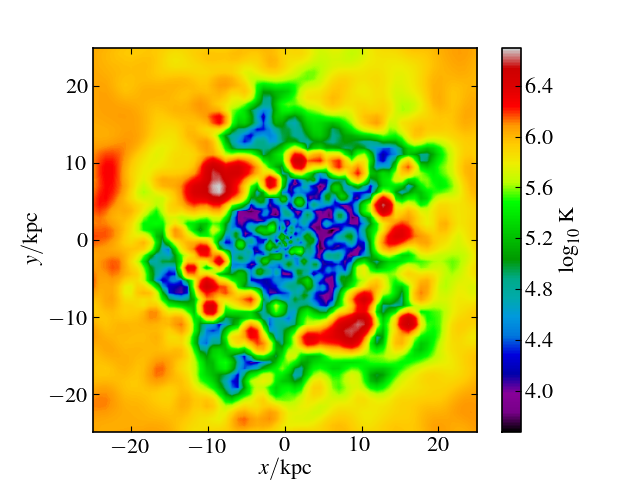

Here is the Python script that generated this plot:
import pynbody
import pynbody.plot.sph as sph
import matplotlib.pylab as plt

# load the snapshot and set to physical units
s = pynbody.load('testdata/g15784.lr.01024.gz')
s.physical_units()

# load the halos
h = s.halos()

# center on the largest halo and align the disk
pynbody.analysis.angmom.faceon(h[1])

#create a simple slice of gas density
sph.image(h[1].g,qty="temp",width=50,cmap="spectral")
